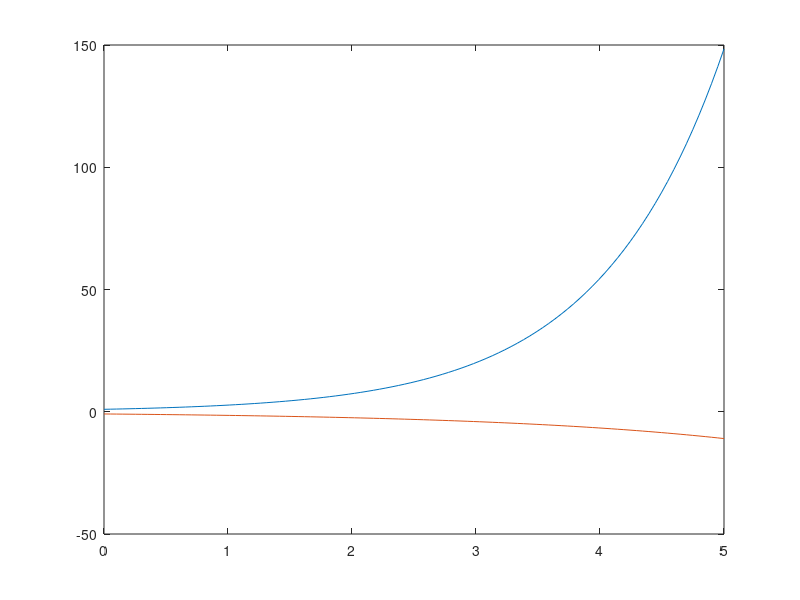

Source code (MATLAB): (Note: this script raises an error after producing the figure.)
clear; close all; clc
% This script implements all the analytical example in Elizabeth's paper,
% comparing MC and MFMC to estimate the mean value of exp(x)
% things I didn't implement:
% --> ordering the functions by correlation: theres only 2

%% Problem Set-up
% Models
models(1).f = @(x) exp(x); % high-fidelity
models(2).f = @(x) -0.9*exp(0.5.*x); % low fidelity
% models(3).f = @(x) 0.5*exp(0.4.*x); % lower fidelity/???
% models(4).f = @(x) -0.1*exp(0.1.*x);

% Model Costs
w = [1; 0.001]; % [high-fidelity, low-fidelity]

% Plotting models
figure(1); clf(1);
x = linspace(0, 5, 100);
legendtext = cell(size({models.f}));
legendtext{1} = "Truth $f^{(1)}$";
plot(x, models(1).f(x))
hold on
for i = 2:length({models.f})
    plot(x, models(i).f(x))
    legendtext{i} = "$f^{(" + i + ")}$";
end
legend(legendtext, "Interpreter", "latex")
xlabel("$x$", "Interpreter", "latex")
ylabel("$f^{(i)}(x)$", "Interpreter", "latex")
title("Truth and Surrogate Models")

% Computational Budgets
p = [10; 40; 100; 1000];

% number of replicates (how many estimators)
R = 50; 

%% Getting necessary statistics for analysis

% Monte Carlo Estimates for Statistics, does not work if you add more
% functions 6/16
% N_MC = 1e6; % number of points sampled for stats
% stats = getStatsMC(models, N_MC);
% mu_true = stats.mus(1);

% Gaussian Quadrature Calculations, works if you add more functions
N_gauss = 100; % number of points sampled for stats
a = 0; b = 5; % bounds defined by r.v Z
stats = getStatsGauss(models, N_gauss, a, b);
mu_true = stats.mus(1);

%% Sampling
s_MFMC = zeros(R, length(p));
s_MC = zeros(R, length(p));
[mfmc, mc] = getParameters(stats, w, p);

for n = 1:length(p)
    % Getting parameters to calculate MFMC and MC estimator
    % Implementing MFMC
    s_MFMC(:, n) = doMFMC(models, mfmc, R, n);
    
    % Implementing MC
    s_MC(:, n) = doMC(models(1).f, mc.m(n), R);
end

%% Experimental and Analytical Statistics
% Experimental stats
mfmc.means = mean(s_MFMC)';
mfmc.sigma = std(s_MFMC)';
mc.means = mean(s_MC)';
mc.sigma = std(s_MC)';
mfmc.mse = mean((mu_true - s_MFMC).^2)';
mc.mse = mean((mu_true - s_MC).^2)';

% Analytical stats
mfmc.mseAnal = stats.sigma(1)^2*(1-stats.rho(2)^2)*p./(mfmc.m(:,1).^2*w(1));
mc.mseAnal = stats.sigma(1)^2./mc.m;
mc.sigmaAnal = stats.sigma(1)./sqrt(mc.m);
mfmc.sigmaAnal = sqrt(stats.sigma(1)^2./mfmc.m(:, 1) - sum((1./mfmc.m(:, 1:end-1) - 1./mfmc.m(:, 2:end))*stats.rho(2:end).^2.*stats.sigma(1)^2, 2));

displaystuff = table(p, mfmc.means, mfmc.sigma, mfmc.sigmaAnal, mfmc.mse, mfmc.mseAnal, mc.means, mc.sigma, mc.sigmaAnal, mc.mse, mc.mseAnal)
%% Plotting Comptuational Cost versus Mean Estimate
figure(2); clf(2)
xscale('log') 
hold on
plot(p, mu_true.*ones(length(p),1), "k-")
plot(p, mfmc.means, 'Color', [0.8500 0.3250 0.0980], "LineStyle","-")
plot(p, mc.means, 'Color', [0 0.4470 0.7410], "LineStyle","-")
patch([p; flip(p)], [mfmc.means-mfmc.sigmaAnal; flip(mfmc.means+mfmc.sigmaAnal)], 'r', 'FaceAlpha', 0.1, 'EdgeColor','none')
patch([p; flip(p)], [mc.means-mc.sigmaAnal; flip(mc.means+mc.sigmaAnal)], 'b', 'FaceAlpha', 0.1, 'EdgeColor','none')
legend("True $\mu$", "$\mu_{MFMC}$", "$\mu_{MC}$", "$\pm \sigma_{MFMC}$", "$\pm \sigma_{MC}$", "Interpreter", "latex")
xlabel("Computational Budget", "Interpreter", "latex")
ylabel("Estimate Mean Model Output", "Interpreter", "latex")
title("Analytical MFMC Example Results", "Interpreter", "latex")

%% Plotting Computational Cost versus MSE
figure(3); clf(3);
loglog(p, mfmc.mseAnal, 'Color', [0.8500 0.3250 0.0980], "LineStyle","-")
hold on
loglog(p, mc.mseAnal, 'Color', [0 0.4470 0.7410], "LineStyle","-")
loglog(p, mfmc.mse, 'Color', [0.8500 0.3250 0.0980], "Marker","o", "LineStyle","none")
loglog(p, mc.mse, 'Color', [0 0.4470 0.7410], "Marker","o", "LineStyle","none")
legend("Analytical MFMC", "Analytical MC", "Observed MFMC", "Observed MC", "Interpreter", "latex")
xlabel("Computational Cost $p$", "Interpreter", "latex")
ylabel("Mean Square Error", "Interpreter", "latex")
title("Mean Square Error in Sampling Methods", "Interpreter", "latex")

